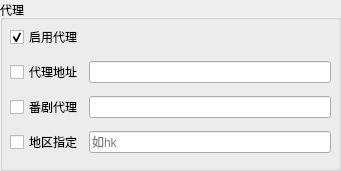
  <widget class="QGroupBox" name="groupBox_13">
   <property name="geometry">
    <rect>
     <x>1200</x>
     <y>320</y>
     <width>341</width>
     <height>171</height>
    </rect>
   </property>
   <property name="title">
    <string>代理</string>
   </property>
   <widget class="QWidget" name="verticalLayoutWidget">
    <property name="geometry">
     <rect>
      <x>10</x>
      <y>20</y>
      <width>321</width>
      <height>141</height>
     </rect>
    </property>
    <layout class="QVBoxLayout" name="verticalLayout_3">
     <item>
      <widget class="QCheckBox" name="checkBox_enable_proxy">
       <property name="text">
        <string>启用代理</string>
       </property>
       <property name="checked">
        <bool>true</bool>
       </property>
      </widget>
     </item>
     <item>
      <layout class="QHBoxLayout" name="horizontalLayout_9">
       <item>
        <widget class="QCheckBox" name="checkBox_host">
         <property name="text">
          <string>代理地址</string>
         </property>
        </widget>
       </item>
       <item>
        <widget class="QLineEdit" name="lineEdit_host"/>
       </item>
      </layout>
     </item>
     <item>
      <layout class="QHBoxLayout" name="horizontalLayout_11">
       <item>
        <widget class="QCheckBox" name="checkBox_ep_host">
         <property name="text">
          <string>番剧代理</string>
         </property>
        </widget>
       </item>
       <item>
        <widget class="QLineEdit" name="lineEdit_ep_host"/>
       </item>
      </layout>
     </item>
     <item>
      <layout class="QHBoxLayout" name="horizontalLayout_10">
       <item>
        <widget class="QCheckBox" name="checkBox_area">
         <property name="text">
          <string>地区指定</string>
         </property>
        </widget>
       </item>
       <item>
        <widget class="QLineEdit" name="lineEdit_area">
         <property name="text">
          <string/>
         </property>
         <property name="placeholderText">
          <string>如hk</string>
         </property>
        </widget>
       </item>
      </layout>
     </item>
    </layout>
   </widget>
  </widget>
